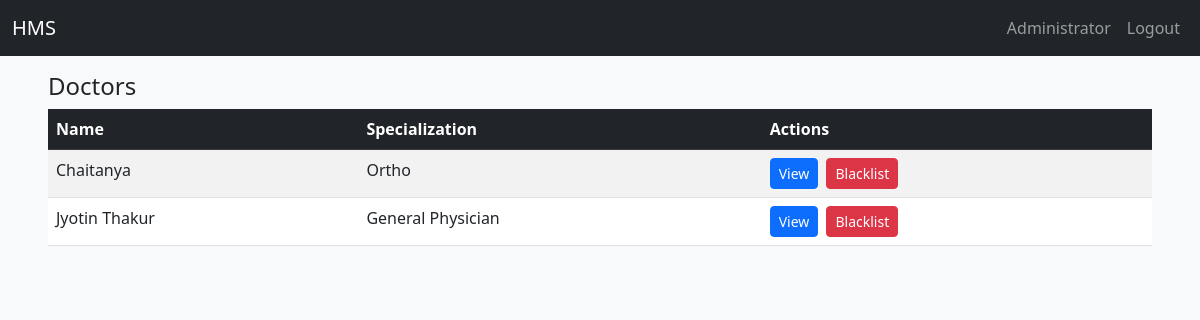
Page /admin/doctors (signed in) on the committed database.
### app/models.py (models this page shows, shortened)
class User(UserMixin, db.Model):
    id = db.Column(db.Integer, primary_key=True)
    email = db.Column(db.String(120), unique=True, nullable=False)
    name = db.Column(db.String(120), nullable=False)
    password_hash = db.Column(db.String(128), nullable=False)
    role = db.Column(db.String(20), nullable=False)
    active = db.Column(db.Boolean, default=True)
    reason= db.Column(db.String(255))
    created_at = db.Column(db.DateTime, default=func.now())
    doctor = db.relationship('DoctorProfile', backref='user', uselist=False)
    patient = db.relationship('PatientProfile', backref='user', uselist=False)

class DoctorProfile(db.Model):
    id = db.Column(db.Integer, primary_key=True)
    user_id = db.Column(db.Integer, db.ForeignKey('user.id'))
    specialization = db.Column(db.String(120))
    experience = db.Column(db.String(120))
    qualification = db.Column(db.String(120))
    department_id = db.Column(db.Integer, db.ForeignKey('department.id'))
    contact = db.Column(db.String(40))
    is_blacklisted = db.Column(db.Boolean, default=False, nullable=False)
    blacklist_reason = db.Column(db.Text, nullable=True)
    blacklisted_at = db.Column(db.DateTime, nullable=True)
    blacklisted_by = db.Column(db.Integer, nullable=True)  # Admin who blacklisted
    availability_json = db.Column(db.Text)
    bio = db.Column(db.Text)
    appointments = db.relationship('Appointment', backref='doctor', lazy='dynamic')

### app/routes.py (the view)
@main.route('/admin/doctors')
@login_required
@role_required('admin')
def list_doctors():
    doctors= DoctorProfile.query.order_by(DoctorProfile.id.desc()).all()
    return render_template('doctors_list.html', doctors=doctors)

### app/routes.py (called while the page is built)
def role_required(role):
    from functools import wraps
    def decorator(fn):
        @wraps(fn)
        def wrapper(*args, **kwargs):
            if not current_user.is_authenticated or current_user.role != role:
                flash('Access denied', 'danger')
                return redirect(url_for('views.login'))
            return fn(*args, **kwargs)
        return wrapper
    return decorator

### app/templates/doctors_list.html (shortened to what this page needs)
{% extends 'base.html' %} {% block title %}| Doctors{% endblock %}
{% block content %}
<h4>Doctors{% if q %} — search '{{ q }}'{% endif %}</h4>
<table class="table table-striped table-hover">
  <thead class="table-dark">
    <tr><th>Name</th><th>Specialization</th><th>Actions</th></tr>
  </thead>
  <tbody>
    {% for d in doctors %}
      <tr>
        <td>
          {{ d.user.name }}
        </td>
        <td>{{ d.specialization }}</td>
        <td>
          <a href="{{ url_for('main.admin_view_doctor', doctor_id=d.id) }}"
            class="btn btn-sm btn-primary">View</a>
          {% if d.is_blacklisted %}
            <form method="post"
                  action="{{ url_for('main.admin_whitelist_doctor', doctor_id=d.id) }}"
                  class="d-inline-block ms-1">
              <input type="hidden" name="csrf_token" value="{{ csrf_token }}">
              <button class="btn btn-sm btn-success">Whitelist</button>
            </form>
          {% else %}
            <button class="btn btn-sm btn-danger ms-1"
                    data-bs-toggle="modal"
                    data-bs-target="#blacklistModal"
                    data-doctor-id="{{ d.id }}"
                    data-doctor-name="{{ d.user.name }}">
              Blacklist
            </button>
          {% endif %}
        </td>
      </tr>
    {% endfor %}
  </tbody>
</table>
{% endblock %}

### app/templates/base.html (shortened to what this page needs)
<!doctype html>
<html lang="en">
<head>
  <link href="https://cdn.jsdelivr.net/npm/bootstrap@5.3.0/dist/css/bootstrap.min.css" rel="stylesheet">
  <link rel="stylesheet" href="{{ url_for('static', filename='css/style.css') }}">
</head>
<body>
<nav class="navbar navbar-expand-lg navbar-dark bg-dark">
  <div class="container-fluid">
    <a class="navbar-brand text-white" id="home" href="/">HMS</a>
    <div class="collapse navbar-collapse">
      <ul class="navbar-nav ms-auto mb-2 mb-lg-0 ">
        {% if current_user.is_authenticated %}
          <li class="nav-item text-white"><a class="nav-link" href="#">{{ current_user.name }}</a></li>
          <li class="nav-item text-white"><a class="nav-link" href="{{ url_for('main.logout') }}">Logout</a></li>
        {% endif %}
      </ul>
    </div>
  </div>
</nav>
<div class="toast-container position-fixed top-0 end-0 p-3" style="z-index: 2000;">
</div>
<div class="container-fluid mt-3 px-5">
  {% block content %}
  {% endblock %}
</div>
</body>
</html>

### app/static/css/style.css (style rules this page uses)
body { background-color: #f8f9fa; font-family: "Segoe UI", Roboto, Arial, sans-serif; }

### rows in the picture
User: name "Administrator"
DoctorProfile: user.name "Chaitanya", specialization "Ortho"
DoctorProfile: user.name "Jyotin Thakur", specialization "General Physician"
